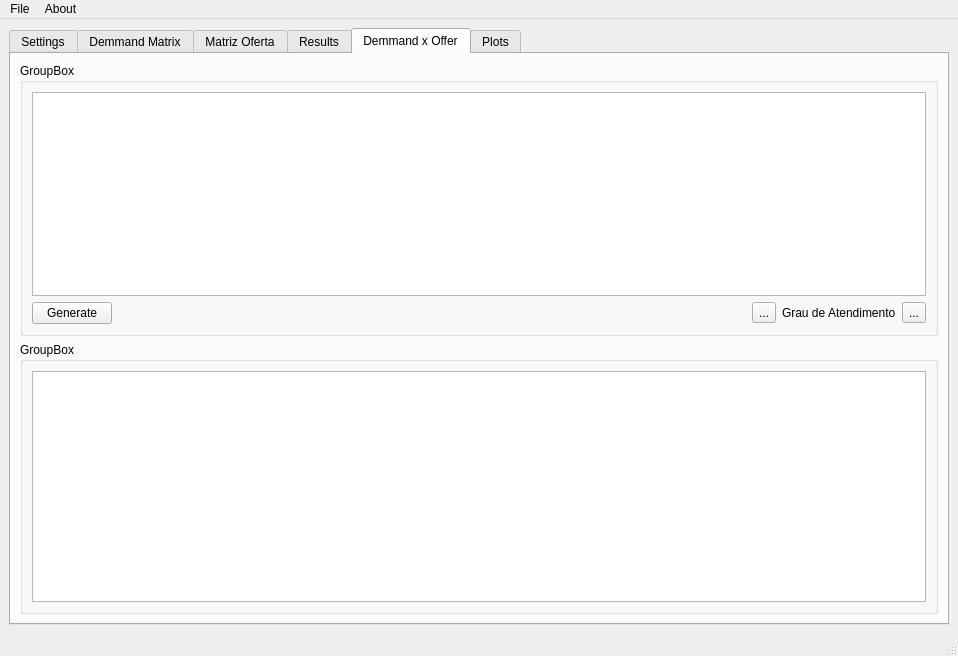
<?xml version="1.0" encoding="UTF-8"?>
<ui version="4.0">
 <class>CMainWindow</class>
 <widget class="QMainWindow" name="CMainWindow">
  <property name="geometry">
   <rect>
    <x>0</x>
    <y>0</y>
    <width>958</width>
    <height>656</height>
   </rect>
  </property>
  <property name="windowTitle">
   <string>qFuzzyApp</string>
  </property>
  <property name="windowIcon">
   <iconset>
    <normaloff>qFuzzyAppIcon.png</normaloff>qFuzzyAppIcon.png</iconset>
  </property>
  <widget class="QWidget" name="centralwidget">
   <layout class="QGridLayout" name="gridLayout">
    <item row="0" column="0">
     <widget class="QTabWidget" name="tabWidget">
      <property name="currentIndex">
       <number>4</number>
      </property>
      <widget class="QWidget" name="tab">
       <attribute name="title">
        <string>Settings</string>
       </attribute>
       <layout class="QVBoxLayout" name="verticalLayout_23">
        <item>
         <layout class="QHBoxLayout" name="horizontalLayout_21">
          <item>
           <layout class="QVBoxLayout" name="verticalLayout_22">
            <item>
             <widget class="QGroupBox" name="groupBox_7">
              <property name="title">
               <string>General:</string>
              </property>
              <layout class="QVBoxLayout" name="verticalLayout_20">
               <item>
                <layout class="QHBoxLayout" name="horizontalLayout_15">
                 <item>
                  <widget class="QLabel" name="label_10">
                   <property name="text">
                    <string>Title:</string>
                   </property>
                  </widget>
                 </item>
                 <item>
                  <widget class="QLineEdit" name="LETitle">
                   <property name="text">
                    <string>General qFuzzyApp project</string>
                   </property>
                  </widget>
                 </item>
                </layout>
               </item>
               <item>
                <layout class="QHBoxLayout" name="horizontalLayout_19">
                 <item>
                  <widget class="QLabel" name="label_9">
                   <property name="text">
                    <string>Number of specialists:</string>
                   </property>
                  </widget>
                 </item>
                 <item>
                  <widget class="QLineEdit" name="LENumberOfSpecialist">
                   <property name="text">
                    <string>6</string>
                   </property>
                  </widget>
                 </item>
                </layout>
               </item>
               <item>
                <layout class="QHBoxLayout" name="horizontalLayout_20">
                 <item>
                  <widget class="QLabel" name="label_7">
                   <property name="text">
                    <string>Maximun values on offers:</string>
                   </property>
                  </widget>
                 </item>
                 <item>
                  <widget class="QLineEdit" name="LEMaximunValuesOnOffers">
                   <property name="text">
                    <string>5</string>
                   </property>
                  </widget>
                 </item>
                </layout>
               </item>
              </layout>
             </widget>
            </item>
            <item>
             <widget class="QGroupBox" name="groupBox_8">
              <property name="title">
               <string>Modelo Fuzzy:</string>
              </property>
              <layout class="QVBoxLayout" name="verticalLayout_21">
               <item>
                <layout class="QVBoxLayout" name="verticalLayout_19">
                 <item>
                  <widget class="QRadioButton" name="rbCoppeCosenza">
                   <property name="text">
                    <string>COPPE-COSENZA</string>
                   </property>
                   <property name="checked">
                    <bool>true</bool>
                   </property>
                  </widget>
                 </item>
                 <item>
                  <widget class="QRadioButton" name="rbDefine">
                   <property name="text">
                    <string>Define</string>
                   </property>
                  </widget>
                 </item>
                </layout>
               </item>
              </layout>
             </widget>
            </item>
           </layout>
          </item>
          <item>
           <spacer name="horizontalSpacer_5">
            <property name="orientation">
             <enum>Qt::Horizontal</enum>
            </property>
            <property name="sizeHint" stdset="0">
             <size>
              <width>40</width>
              <height>20</height>
             </size>
            </property>
           </spacer>
          </item>
         </layout>
        </item>
        <item>
         <spacer name="verticalSpacer_5">
          <property name="orientation">
           <enum>Qt::Vertical</enum>
          </property>
          <property name="sizeHint" stdset="0">
           <size>
            <width>20</width>
            <height>270</height>
           </size>
          </property>
         </spacer>
        </item>
       </layout>
      </widget>
      <widget class="QWidget" name="tabDemanda">
       <attribute name="title">
        <string>Demmand Matrix</string>
       </attribute>
       <layout class="QVBoxLayout" name="verticalLayout_10">
        <item>
         <widget class="QGroupBox" name="groupBox">
          <property name="title">
           <string>Notas dadas pelos especialistas:</string>
          </property>
          <layout class="QVBoxLayout" name="verticalLayout">
           <item>
            <widget class="QTableWidget" name="tbDemandMatrix"/>
           </item>
           <item>
            <layout class="QHBoxLayout" name="horizontalLayout_5">
             <item>
              <layout class="QHBoxLayout" name="horizontalLayout">
               <item>
                <widget class="QToolButton" name="addLinguistic">
                 <property name="text">
                  <string>...</string>
                 </property>
                 <property name="icon">
                  <iconset>
                   <normaloff>appbar.add.png</normaloff>appbar.add.png</iconset>
                 </property>
                </widget>
               </item>
               <item>
                <widget class="QLabel" name="label">
                 <property name="font">
                  <font>
                   <weight>75</weight>
                   <bold>true</bold>
                  </font>
                 </property>
                 <property name="text">
                  <string>Linguistics</string>
                 </property>
                 <property name="alignment">
                  <set>Qt::AlignCenter</set>
                 </property>
                </widget>
               </item>
               <item>
                <widget class="QToolButton" name="removeLinguistic">
                 <property name="text">
                  <string>...</string>
                 </property>
                 <property name="icon">
                  <iconset>
                   <normaloff>appbar.minus.png</normaloff>appbar.minus.png</iconset>
                 </property>
                </widget>
               </item>
              </layout>
             </item>
             <item>
              <spacer name="horizontalSpacer_2">
               <property name="orientation">
                <enum>Qt::Horizontal</enum>
               </property>
               <property name="sizeHint" stdset="0">
                <size>
                 <width>40</width>
                 <height>20</height>
                </size>
               </property>
              </spacer>
             </item>
             <item>
              <layout class="QHBoxLayout" name="horizontalLayout_2">
               <item>
                <widget class="QToolButton" name="addFactor">
                 <property name="text">
                  <string>...</string>
                 </property>
                 <property name="icon">
                  <iconset>
                   <normaloff>appbar.add.png</normaloff>appbar.add.png</iconset>
                 </property>
                </widget>
               </item>
               <item>
                <widget class="QLabel" name="label_2">
                 <property name="font">
                  <font>
                   <weight>75</weight>
                   <bold>true</bold>
                  </font>
                 </property>
                 <property name="text">
                  <string>Factors</string>
                 </property>
                 <property name="alignment">
                  <set>Qt::AlignCenter</set>
                 </property>
                </widget>
               </item>
               <item>
                <widget class="QToolButton" name="removeFactor">
                 <property name="text">
                  <string>...</string>
                 </property>
                 <property name="icon">
                  <iconset>
                   <normaloff>appbar.minus.png</normaloff>appbar.minus.png</iconset>
                 </property>
                </widget>
               </item>
              </layout>
             </item>
            </layout>
           </item>
          </layout>
         </widget>
        </item>
        <item>
         <layout class="QHBoxLayout" name="horizontalLayout_13">
          <item>
           <widget class="QGroupBox" name="groupBox_2">
            <property name="title">
             <string>Graus de Pertinencia:</string>
            </property>
            <layout class="QVBoxLayout" name="verticalLayout_5">
             <item>
              <widget class="QTableWidget" name="tbPertinenceDemand">
               <property name="editTriggers">
                <set>QAbstractItemView::NoEditTriggers</set>
               </property>
              </widget>
             </item>
            </layout>
           </widget>
          </item>
          <item>
           <widget class="QGroupBox" name="groupBox_3">
            <property name="title">
             <string>Definir:</string>
            </property>
            <layout class="QVBoxLayout" name="verticalLayout_2">
             <item>
              <widget class="QTableWidget" name="tbCardinalityDemand">
               <property name="editTriggers">
                <set>QAbstractItemView::NoEditTriggers</set>
               </property>
               <attribute name="horizontalHeaderStretchLastSection">
                <bool>true</bool>
               </attribute>
               <attribute name="verticalHeaderStretchLastSection">
                <bool>false</bool>
               </attribute>
               <column>
                <property name="text">
                 <string>Cardinalidade</string>
                </property>
               </column>
               <column>
                <property name="text">
                 <string>Valor Agregado</string>
                </property>
               </column>
               <column>
                <property name="text">
                 <string>Valor Normalizado</string>
                </property>
               </column>
              </widget>
             </item>
            </layout>
           </widget>
          </item>
         </layout>
        </item>
        <item>
         <layout class="QHBoxLayout" name="horizontalLayout_3">
          <item>
           <spacer name="horizontalSpacer">
            <property name="orientation">
             <enum>Qt::Horizontal</enum>
            </property>
            <property name="sizeHint" stdset="0">
             <size>
              <width>40</width>
              <height>20</height>
             </size>
            </property>
           </spacer>
          </item>
          <item>
           <widget class="QPushButton" name="pbApplyDemand">
            <property name="text">
             <string>Apply</string>
            </property>
           </widget>
          </item>
         </layout>
        </item>
       </layout>
      </widget>
      <widget class="QWidget" name="tabOferta">
       <attribute name="title">
        <string>Matriz Oferta</string>
       </attribute>
       <layout class="QVBoxLayout" name="verticalLayout_4">
        <item>
         <widget class="QGroupBox" name="groupBox_5">
          <property name="title">
           <string>Notas dadas pelos especialistas:</string>
          </property>
          <layout class="QVBoxLayout" name="verticalLayout_3">
           <item>
            <layout class="QHBoxLayout" name="horizontalLayout_14">
             <item>
              <widget class="QTableWidget" name="tbOfferMatrix"/>
             </item>
            </layout>
           </item>
           <item>
            <layout class="QHBoxLayout" name="horizontalLayout_4">
             <item>
              <spacer name="horizontalSpacer_3">
               <property name="orientation">
                <enum>Qt::Horizontal</enum>
               </property>
               <property name="sizeHint" stdset="0">
                <size>
                 <width>40</width>
                 <height>20</height>
                </size>
               </property>
              </spacer>
             </item>
             <item>
              <layout class="QHBoxLayout" name="horizontalLayout_16">
               <item>
                <widget class="QToolButton" name="tbAddOferta">
                 <property name="text">
                  <string>...</string>
                 </property>
                 <property name="icon">
                  <iconset>
                   <normaloff>appbar.add.png</normaloff>appbar.add.png</iconset>
                 </property>
                </widget>
               </item>
               <item>
                <widget class="QLabel" name="label_8">
                 <property name="font">
                  <font>
                   <weight>75</weight>
                   <bold>true</bold>
                  </font>
                 </property>
                 <property name="text">
                  <string>Index</string>
                 </property>
                 <property name="alignment">
                  <set>Qt::AlignCenter</set>
                 </property>
                </widget>
               </item>
               <item>
                <widget class="QToolButton" name="tbRemoveOferta">
                 <property name="text">
                  <string>...</string>
                 </property>
                 <property name="icon">
                  <iconset>
                   <normaloff>appbar.minus.png</normaloff>appbar.minus.png</iconset>
                 </property>
                </widget>
               </item>
              </layout>
             </item>
            </layout>
           </item>
          </layout>
         </widget>
        </item>
        <item>
         <layout class="QHBoxLayout" name="horizontalLayout_18">
          <item>
           <widget class="QGroupBox" name="groupBox_6">
            <property name="title">
             <string>Graus de Pertinencia:</string>
            </property>
            <layout class="QVBoxLayout" name="verticalLayout_16">
             <item>
              <widget class="QTableWidget" name="tbPertinenceOffer">
               <property name="editTriggers">
                <set>QAbstractItemView::NoEditTriggers</set>
               </property>
              </widget>
             </item>
            </layout>
           </widget>
          </item>
          <item>
           <widget class="QGroupBox" name="groupBox_4">
            <property name="title">
             <string>Cardinalidades:</string>
            </property>
            <layout class="QVBoxLayout" name="verticalLayout_13">
             <item>
              <widget class="QTableWidget" name="tbCardinalityOffer">
               <property name="editTriggers">
                <set>QAbstractItemView::NoEditTriggers</set>
               </property>
               <attribute name="horizontalHeaderStretchLastSection">
                <bool>true</bool>
               </attribute>
               <column>
                <property name="text">
                 <string>Cardinalidade</string>
                </property>
               </column>
               <column>
                <property name="text">
                 <string>Valor Agregado</string>
                </property>
               </column>
               <column>
                <property name="text">
                 <string>Valor Normalizado</string>
                </property>
               </column>
              </widget>
             </item>
            </layout>
           </widget>
          </item>
         </layout>
        </item>
        <item>
         <layout class="QHBoxLayout" name="horizontalLayout_6">
          <item>
           <spacer name="horizontalSpacer_4">
            <property name="orientation">
             <enum>Qt::Horizontal</enum>
            </property>
            <property name="sizeHint" stdset="0">
             <size>
              <width>40</width>
              <height>20</height>
             </size>
            </property>
           </spacer>
          </item>
          <item>
           <widget class="QPushButton" name="pbApplyOferta">
            <property name="text">
             <string>Apply</string>
            </property>
           </widget>
          </item>
         </layout>
        </item>
       </layout>
      </widget>
      <widget class="QWidget" name="tabResultados">
       <attribute name="title">
        <string>Results</string>
       </attribute>
       <layout class="QGridLayout" name="gridLayout_2">
        <item row="0" column="0">
         <layout class="QVBoxLayout" name="verticalLayout_8">
          <item>
           <widget class="QGroupBox" name="groupBox_9">
            <property name="title">
             <string>Formula:</string>
            </property>
            <layout class="QVBoxLayout" name="verticalLayout_6">
             <item>
              <widget class="QTableWidget" name="tbFormula">
               <property name="editTriggers">
                <set>QAbstractItemView::NoEditTriggers</set>
               </property>
              </widget>
             </item>
             <item>
              <layout class="QHBoxLayout" name="horizontalLayout_8">
               <item>
                <spacer name="horizontalSpacer_7">
                 <property name="orientation">
                  <enum>Qt::Horizontal</enum>
                 </property>
                 <property name="sizeHint" stdset="0">
                  <size>
                   <width>40</width>
                   <height>20</height>
                  </size>
                 </property>
                </spacer>
               </item>
               <item>
                <widget class="QLabel" name="lbValueOfN">
                 <property name="font">
                  <font>
                   <weight>75</weight>
                   <bold>true</bold>
                  </font>
                 </property>
                 <property name="text">
                  <string>n = </string>
                 </property>
                </widget>
               </item>
               <item>
                <spacer name="horizontalSpacer_8">
                 <property name="orientation">
                  <enum>Qt::Horizontal</enum>
                 </property>
                 <property name="sizeHint" stdset="0">
                  <size>
                   <width>40</width>
                   <height>20</height>
                  </size>
                 </property>
                </spacer>
               </item>
              </layout>
             </item>
            </layout>
           </widget>
          </item>
          <item>
           <widget class="QGroupBox" name="groupBox_10">
            <property name="title">
             <string>Demand x Offer:</string>
            </property>
            <layout class="QVBoxLayout" name="verticalLayout_7">
             <item>
              <widget class="QTableWidget" name="tbDemandOffer">
               <property name="editTriggers">
                <set>QAbstractItemView::NoEditTriggers</set>
               </property>
              </widget>
             </item>
            </layout>
           </widget>
          </item>
         </layout>
        </item>
        <item row="0" column="1">
         <widget class="QGroupBox" name="groupBox_11">
          <property name="sizePolicy">
           <sizepolicy hsizetype="Fixed" vsizetype="Preferred">
            <horstretch>0</horstretch>
            <verstretch>0</verstretch>
           </sizepolicy>
          </property>
          <property name="title">
           <string>Fuzzy Index:</string>
          </property>
          <layout class="QVBoxLayout" name="verticalLayout_9">
           <item>
            <widget class="QTableWidget" name="tbFuzzyIndex">
             <property name="editTriggers">
              <set>QAbstractItemView::NoEditTriggers</set>
             </property>
             <column>
              <property name="text">
               <string>Value</string>
              </property>
             </column>
            </widget>
           </item>
           <item>
            <widget class="QLabel" name="LBTotal">
             <property name="font">
              <font>
               <weight>75</weight>
               <bold>true</bold>
              </font>
             </property>
             <property name="text">
              <string>TextLabel</string>
             </property>
            </widget>
           </item>
           <item>
            <widget class="QLabel" name="LBMedia">
             <property name="font">
              <font>
               <weight>75</weight>
               <bold>true</bold>
              </font>
             </property>
             <property name="text">
              <string>TextLabel</string>
             </property>
            </widget>
           </item>
           <item>
            <widget class="QLabel" name="label_3">
             <property name="text">
              <string>1 - Atende plenamente a expectativa.</string>
             </property>
            </widget>
           </item>
           <item>
            <widget class="QLabel" name="label_4">
             <property name="text">
              <string>Próximo de 1: Atende ligeiramente a expectativa.</string>
             </property>
            </widget>
           </item>
           <item>
            <widget class="QLabel" name="label_5">
             <property name="text">
              <string>Acima de 1: Supera a expectativa.</string>
             </property>
            </widget>
           </item>
          </layout>
         </widget>
        </item>
        <item row="1" column="0" colspan="2">
         <layout class="QHBoxLayout" name="horizontalLayout_7">
          <item>
           <spacer name="horizontalSpacer_6">
            <property name="orientation">
             <enum>Qt::Horizontal</enum>
            </property>
            <property name="sizeHint" stdset="0">
             <size>
              <width>40</width>
              <height>20</height>
             </size>
            </property>
           </spacer>
          </item>
          <item>
           <widget class="QPushButton" name="PBSave">
            <property name="enabled">
             <bool>false</bool>
            </property>
            <property name="text">
             <string>Save</string>
            </property>
           </widget>
          </item>
          <item>
           <spacer name="horizontalSpacer_9">
            <property name="orientation">
             <enum>Qt::Horizontal</enum>
            </property>
            <property name="sizeType">
             <enum>QSizePolicy::Fixed</enum>
            </property>
            <property name="sizeHint" stdset="0">
             <size>
              <width>113</width>
              <height>20</height>
             </size>
            </property>
           </spacer>
          </item>
          <item>
           <widget class="QPushButton" name="pbRun">
            <property name="text">
             <string>Run</string>
            </property>
           </widget>
          </item>
         </layout>
        </item>
       </layout>
      </widget>
      <widget class="QWidget" name="tab_3">
       <attribute name="title">
        <string>Demmand x Offer</string>
       </attribute>
       <layout class="QVBoxLayout" name="verticalLayout_12">
        <item>
         <widget class="QGroupBox" name="groupBox_15">
          <property name="title">
           <string>GroupBox</string>
          </property>
          <layout class="QVBoxLayout" name="verticalLayout_14">
           <item>
            <widget class="QTableWidget" name="tbDemmandOfferGrads"/>
           </item>
           <item>
            <layout class="QHBoxLayout" name="horizontalLayout_11">
             <item>
              <widget class="QPushButton" name="PBGenerateDemmandOffer">
               <property name="text">
                <string>Generate</string>
               </property>
              </widget>
             </item>
             <item>
              <spacer name="horizontalSpacer_10">
               <property name="orientation">
                <enum>Qt::Horizontal</enum>
               </property>
               <property name="sizeHint" stdset="0">
                <size>
                 <width>40</width>
                 <height>20</height>
                </size>
               </property>
              </spacer>
             </item>
             <item>
              <widget class="QToolButton" name="pbAddDemmandOffer">
               <property name="text">
                <string>...</string>
               </property>
               <property name="icon">
                <iconset>
                 <normaloff>plus.jpg</normaloff>plus.jpg</iconset>
               </property>
              </widget>
             </item>
             <item>
              <widget class="QLabel" name="label_6">
               <property name="text">
                <string>Grau de Atendimento</string>
               </property>
              </widget>
             </item>
             <item>
              <widget class="QToolButton" name="pbRemoveDemandOffer">
               <property name="text">
                <string>...</string>
               </property>
               <property name="icon">
                <iconset>
                 <normaloff>appbar.minus.png</normaloff>appbar.minus.png</iconset>
               </property>
              </widget>
             </item>
            </layout>
           </item>
          </layout>
         </widget>
        </item>
        <item>
         <widget class="QGroupBox" name="groupBox_16">
          <property name="title">
           <string>GroupBox</string>
          </property>
          <layout class="QVBoxLayout" name="verticalLayout_15">
           <item>
            <widget class="QTableWidget" name="tbDemmandOfferPertinences"/>
           </item>
          </layout>
         </widget>
        </item>
       </layout>
      </widget>
      <widget class="QWidget" name="tab_2">
       <attribute name="title">
        <string>Plots</string>
       </attribute>
       <layout class="QVBoxLayout" name="verticalLayout_11">
        <item>
         <widget class="QGroupBox" name="groupBox_12">
          <property name="title">
           <string>Demmand:</string>
          </property>
          <layout class="QHBoxLayout" name="horizontalLayout_9">
           <item>
            <widget class="QCustomPlot" name="plotDemmand" native="true"/>
           </item>
          </layout>
         </widget>
        </item>
        <item>
         <widget class="QGroupBox" name="groupBox_13">
          <property name="title">
           <string>Offer:</string>
          </property>
          <layout class="QHBoxLayout" name="horizontalLayout_10">
           <item>
            <widget class="QCustomPlot" name="plotOffer" native="true"/>
           </item>
          </layout>
         </widget>
        </item>
        <item>
         <widget class="QGroupBox" name="groupBox_14">
          <property name="title">
           <string>GroupBox</string>
          </property>
          <widget class="QWidget" name="widget_3" native="true">
           <property name="geometry">
            <rect>
             <x>100</x>
             <y>50</y>
             <width>120</width>
             <height>80</height>
            </rect>
           </property>
          </widget>
         </widget>
        </item>
       </layout>
      </widget>
     </widget>
    </item>
   </layout>
  </widget>
  <widget class="QMenuBar" name="menubar">
   <property name="geometry">
    <rect>
     <x>0</x>
     <y>0</y>
     <width>958</width>
     <height>21</height>
    </rect>
   </property>
   <widget class="QMenu" name="menuFile">
    <property name="title">
     <string>File</string>
    </property>
    <addaction name="actionSave"/>
    <addaction name="actionOpen_File"/>
    <addaction name="separator"/>
    <addaction name="actionClose"/>
   </widget>
   <widget class="QMenu" name="menuAbout">
    <property name="title">
     <string>About</string>
    </property>
    <addaction name="actionAbout_the_software"/>
   </widget>
   <addaction name="menuFile"/>
   <addaction name="menuAbout"/>
  </widget>
  <widget class="QStatusBar" name="statusbar"/>
  <action name="actionSave">
   <property name="text">
    <string>Save File</string>
   </property>
  </action>
  <action name="actionOpen_File">
   <property name="text">
    <string>Open File</string>
   </property>
  </action>
  <action name="actionClose">
   <property name="text">
    <string>Close</string>
   </property>
  </action>
  <action name="actionAbout_the_software">
   <property name="text">
    <string>About the software</string>
   </property>
  </action>
 </widget>
 <customwidgets>
  <customwidget>
   <class>QCustomPlot</class>
   <extends>QWidget</extends>
   <header>qcustomplot.h</header>
   <container>1</container>
  </customwidget>
 </customwidgets>
 <resources/>
 <connections/>
</ui>
